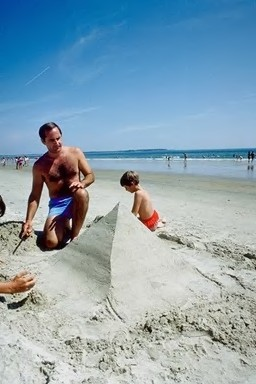
%> input picture 101.jpg, 256 x 384 px
$ octave --eval "result = getColourHistHSV('101.jpg');"   (GNU Octave 9; MATLAB toolbox functions it lacks are replaced by stand-ins)
%> lines starting %> are read from the running program, lines starting %| are printed output that depends on the picture
### doQuanMatrix.m
function [Q_i , Q_f  ] = doQuanMatrix(f , L , fmin,fmax)
% Input
% f : analog signal value
% L : number of uniform quantization levels
% fmin: minimum value of f
% fmax: maximum value of f ,  %f cannot touch fmax

% Output
% Q_i: Quantization index for f
% Q_f: Quantized discrete signal value (reconstructed value)

% Fill in the blank ??

% calculate step size
Qs = (fmax - fmin) / L ;
Q_i =    floor( (f-fmin)  ./ Qs  );
Q_f = Q_i .* Qs + fmin ;  % follow slide 32 chapter 2_1 audio


% Your code that calculate and return the value f , Q_i , Q_f
 end

### getColourHistHSV.m
function featVec = getColourHistHSV(imageFile)
%> called with imageFile = '101.jpg'

im = imread(imageFile);
%> im is the input picture: size 384x256x3 uint8; mean R, G, B 138.1, 163.8, 178.5
im = imresize(im,0.25);
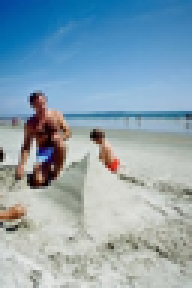
%> im: size 96x64x3 uint8 (shown 3 times larger); mean R, G, B 138.2, 163.8, 178.5
im = rgb2hsv(im); % value 0 to 1
%> im: size 96x64x3 double; mean H, S, V 0.388, 0.308, 0.73
im = double(im);
imH = im(:,:,1);
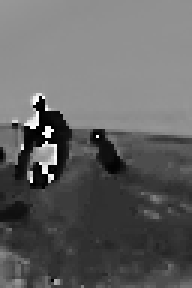
%> imH: size 96x64 double (shown 3 times larger); min 0, max 0.996, mean 0.388
imS = im(:,:,2);
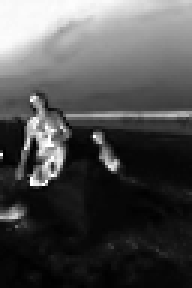
%> imS: size 96x64 double (shown 3 times larger); min 0, max 1, mean 0.308
imV = im(:,:,3);
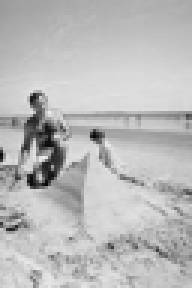
%> imV: size 96x64 double (shown 3 times larger); min 0.0275, max 0.925, mean 0.73

[H_i , imQ_H ] = doQuanMatrix( imH , 8 , 0, 1.01) ;
[S_i , imQ_S ] = doQuanMatrix( imS  , 8 , 0 , 1.01);
%> call 2 of doQuanMatrix, with L = 8, fmin = 0, fmax = 1.01
%> in doQuanMatrix (call 2), `Q_f = Q_i .* Qs + fmin ;`:
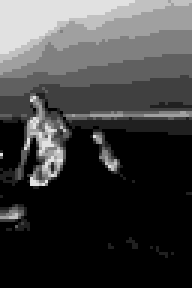
%> Q_f: size 96x64 double (shown 3 times larger); min 0, max 0.884, mean 0.25
[V_i , imQ_V ] = doQuanMatrix( imV  , 4 ,0 , 1.01 );
%> call 3 of doQuanMatrix, with L = 4, fmin = 0, fmax = 1.01
%> in doQuanMatrix (call 3), `Q_i =    floor( (f-fmin)  ./ Qs  );`:
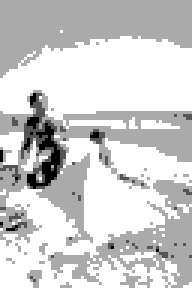
%> Q_i: size 96x64 double (shown 3 times larger); min 0, max 3, mean 2.44; drawn with min black and max white
%> in doQuanMatrix (call 3), `Q_f = Q_i .* Qs + fmin ;`:
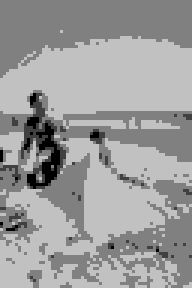
%> Q_f: size 96x64 double (shown 3 times larger); min 0, max 0.758, mean 0.616

% Fill up the

featVec= [];

    % Fill up histogram for the Hue bins
   H_i = H_i + 1; % since matlab index start from 1

   Hist_Hue = zeros(1,8);
   % go through each element in the Hue plane
   for k= 1: length( H_i(:) )
      value_index = H_i(k);
      Hist_Hue(value_index) =  Hist_Hue(value_index) + 1; % increment count
   end
%> this loop made 6144 passes
%> value_index on passes 1 to 3: 5, 5, 5
%> after the loop, Hist_Hue = [400 1942 776 228 2696 27 20 55]

   % Fill up histogram for the Saturation bins
   S_i = S_i + 1; % since matlab index start from 1
   Hist_Sat = zeros(1,8);
   % go through each element in the Saturation plane
   for k= 1: length( S_i(:) )
      value_index = S_i(k);
      Hist_Sat(value_index) =  Hist_Sat(value_index) + 1; % increment count
   end
%> this loop made 6144 passes
%> value_index on passes 1 to 3: 8, 8, 8
%> after the loop, Hist_Sat = [2972 315 645 526 545 482 228 431]

    % Fill up histogram for the Value bins
   V_i = V_i + 1; % since matlab index start from 1
   Hist_Val = zeros(1,4);
   % go through each element in the Saturation plane
   for k= 1: length( V_i(:) )
      value_index = V_i(k);
      Hist_Val(value_index) =  Hist_Val(value_index) + 1; % increment count
   end
%> this loop made 6144 passes
%> value_index on passes 1 to 3: 3, 3, 3
%> after the loop, Hist_Val = [124 221 2628 3171]

   % concatenate the histogram for hue, saturation and value plane
   featVec= [ Hist_Hue , Hist_Sat , Hist_Val ];
%> featVec = 20 values, max 3171 at index 20, min 20 at index 7, mean 921.6

   % normalize the histogram
   featVec = featVec ./ sum(featVec(:)) ;
%> featVec = 20 values, max 0.172 at index 20, min 0.00109 at index 7, mean 0.05
%> `result = getColourHistHSV('101.jpg');`: result has the same summary as featVec in getColourHistHSV

end
